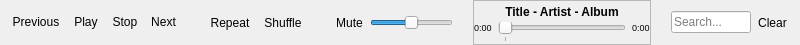
<?xml version="1.0" encoding="UTF-8"?>
<ui version="4.0">
 <class>WidgetControl</class>
 <widget class="QWidget" name="WidgetControl">
  <property name="geometry">
   <rect>
    <x>0</x>
    <y>0</y>
    <width>800</width>
    <height>45</height>
   </rect>
  </property>
  <property name="windowTitle">
   <string notr="true"/>
  </property>
  <layout class="QHBoxLayout" name="horizontalLayout" stretch="0,0,0,0,0,0,0,0,0,0,0,2,0,1,0">
   <property name="spacing">
    <number>0</number>
   </property>
   <property name="leftMargin">
    <number>6</number>
   </property>
   <property name="topMargin">
    <number>0</number>
   </property>
   <property name="rightMargin">
    <number>6</number>
   </property>
   <property name="bottomMargin">
    <number>0</number>
   </property>
   <item>
    <widget class="QToolButton" name="btnPrevious">
     <property name="minimumSize">
      <size>
       <width>32</width>
       <height>32</height>
      </size>
     </property>
     <property name="text">
      <string notr="true">Previous</string>
     </property>
     <property name="icon">
      <iconset resource="../TMediaPlayer.qrc">
       <normaloff>:/icons/previous</normaloff>:/icons/previous</iconset>
     </property>
     <property name="iconSize">
      <size>
       <width>32</width>
       <height>32</height>
      </size>
     </property>
     <property name="autoRaise">
      <bool>true</bool>
     </property>
    </widget>
   </item>
   <item>
    <widget class="QToolButton" name="btnPlay">
     <property name="minimumSize">
      <size>
       <width>40</width>
       <height>40</height>
      </size>
     </property>
     <property name="text">
      <string notr="true">Play</string>
     </property>
     <property name="icon">
      <iconset resource="../TMediaPlayer.qrc">
       <normaloff>:/icons/play</normaloff>:/icons/play</iconset>
     </property>
     <property name="iconSize">
      <size>
       <width>40</width>
       <height>40</height>
      </size>
     </property>
     <property name="autoRaise">
      <bool>true</bool>
     </property>
    </widget>
   </item>
   <item>
    <widget class="QToolButton" name="btnStop">
     <property name="minimumSize">
      <size>
       <width>32</width>
       <height>32</height>
      </size>
     </property>
     <property name="text">
      <string notr="true">Stop</string>
     </property>
     <property name="icon">
      <iconset resource="../TMediaPlayer.qrc">
       <normaloff>:/icons/stop</normaloff>:/icons/stop</iconset>
     </property>
     <property name="iconSize">
      <size>
       <width>32</width>
       <height>32</height>
      </size>
     </property>
     <property name="autoRaise">
      <bool>true</bool>
     </property>
    </widget>
   </item>
   <item>
    <widget class="QToolButton" name="btnNext">
     <property name="minimumSize">
      <size>
       <width>32</width>
       <height>32</height>
      </size>
     </property>
     <property name="text">
      <string notr="true">Next</string>
     </property>
     <property name="icon">
      <iconset resource="../TMediaPlayer.qrc">
       <normaloff>:/icons/next</normaloff>:/icons/next</iconset>
     </property>
     <property name="iconSize">
      <size>
       <width>32</width>
       <height>32</height>
      </size>
     </property>
     <property name="autoRaise">
      <bool>true</bool>
     </property>
    </widget>
   </item>
   <item>
    <spacer name="spacer1">
     <property name="orientation">
      <enum>Qt::Horizontal</enum>
     </property>
     <property name="sizeType">
      <enum>QSizePolicy::Fixed</enum>
     </property>
     <property name="sizeHint" stdset="0">
      <size>
       <width>20</width>
       <height>20</height>
      </size>
     </property>
    </spacer>
   </item>
   <item>
    <widget class="QToolButton" name="btnRepeat">
     <property name="text">
      <string notr="true">Repeat</string>
     </property>
     <property name="icon">
      <iconset resource="../TMediaPlayer.qrc">
       <normaloff>:/icons/repeat_off</normaloff>:/icons/repeat_off</iconset>
     </property>
     <property name="iconSize">
      <size>
       <width>22</width>
       <height>18</height>
      </size>
     </property>
     <property name="autoRaise">
      <bool>true</bool>
     </property>
    </widget>
   </item>
   <item>
    <widget class="QToolButton" name="btnShuffle">
     <property name="text">
      <string notr="true">Shuffle</string>
     </property>
     <property name="icon">
      <iconset resource="../TMediaPlayer.qrc">
       <normaloff>:/icons/shuffle_off</normaloff>:/icons/shuffle_off</iconset>
     </property>
     <property name="iconSize">
      <size>
       <width>22</width>
       <height>18</height>
      </size>
     </property>
     <property name="autoRaise">
      <bool>true</bool>
     </property>
    </widget>
   </item>
   <item>
    <spacer name="spacer2">
     <property name="orientation">
      <enum>Qt::Horizontal</enum>
     </property>
     <property name="sizeType">
      <enum>QSizePolicy::Fixed</enum>
     </property>
     <property name="sizeHint" stdset="0">
      <size>
       <width>20</width>
       <height>20</height>
      </size>
     </property>
    </spacer>
   </item>
   <item>
    <widget class="QToolButton" name="btnMute">
     <property name="text">
      <string notr="true">Mute</string>
     </property>
     <property name="icon">
      <iconset resource="../TMediaPlayer.qrc">
       <normaloff>:/icons/volume</normaloff>:/icons/volume</iconset>
     </property>
     <property name="autoRaise">
      <bool>true</bool>
     </property>
    </widget>
   </item>
   <item>
    <widget class="QSlider" name="sliderVolume">
     <property name="minimumSize">
      <size>
       <width>30</width>
       <height>0</height>
      </size>
     </property>
     <property name="maximumSize">
      <size>
       <width>100</width>
       <height>16777215</height>
      </size>
     </property>
     <property name="maximum">
      <number>100</number>
     </property>
     <property name="singleStep">
      <number>10</number>
     </property>
     <property name="sliderPosition">
      <number>50</number>
     </property>
     <property name="orientation">
      <enum>Qt::Horizontal</enum>
     </property>
    </widget>
   </item>
   <item>
    <spacer name="spacer3">
     <property name="orientation">
      <enum>Qt::Horizontal</enum>
     </property>
     <property name="sizeType">
      <enum>QSizePolicy::Fixed</enum>
     </property>
     <property name="sizeHint" stdset="0">
      <size>
       <width>20</width>
       <height>20</height>
      </size>
     </property>
    </spacer>
   </item>
   <item>
    <widget class="QFrame" name="frame">
     <property name="frameShape">
      <enum>QFrame::StyledPanel</enum>
     </property>
     <property name="frameShadow">
      <enum>QFrame::Raised</enum>
     </property>
     <layout class="QGridLayout" name="gridLayout">
      <property name="horizontalSpacing">
       <number>6</number>
      </property>
      <property name="verticalSpacing">
       <number>0</number>
      </property>
      <property name="margin">
       <number>0</number>
      </property>
      <item row="2" column="2">
       <widget class="QLabel" name="lblTime">
        <property name="font">
         <font>
          <pointsize>7</pointsize>
         </font>
        </property>
        <property name="text">
         <string notr="true">0:00</string>
        </property>
        <property name="alignment">
         <set>Qt::AlignLeading|Qt::AlignLeft|Qt::AlignTop</set>
        </property>
       </widget>
      </item>
      <item row="2" column="1">
       <widget class="QSlider" name="sliderPosition">
        <property name="minimumSize">
         <size>
          <width>50</width>
          <height>0</height>
         </size>
        </property>
        <property name="maximum">
         <number>1000</number>
        </property>
        <property name="singleStep">
         <number>1000</number>
        </property>
        <property name="pageStep">
         <number>10000</number>
        </property>
        <property name="orientation">
         <enum>Qt::Horizontal</enum>
        </property>
        <property name="tickPosition">
         <enum>QSlider::TicksBelow</enum>
        </property>
        <property name="tickInterval">
         <number>60000</number>
        </property>
       </widget>
      </item>
      <item row="2" column="0">
       <widget class="QLabel" name="lblPosition">
        <property name="font">
         <font>
          <pointsize>7</pointsize>
         </font>
        </property>
        <property name="text">
         <string notr="true">0:00</string>
        </property>
        <property name="alignment">
         <set>Qt::AlignLeading|Qt::AlignLeft|Qt::AlignTop</set>
        </property>
       </widget>
      </item>
      <item row="0" column="1" alignment="Qt::AlignHCenter">
       <widget class="QToolButton" name="songInfos">
        <property name="font">
         <font>
          <weight>75</weight>
          <bold>true</bold>
         </font>
        </property>
        <property name="text">
         <string notr="true">Title - Artist - Album</string>
        </property>
        <property name="toolButtonStyle">
         <enum>Qt::ToolButtonTextOnly</enum>
        </property>
        <property name="autoRaise">
         <bool>true</bool>
        </property>
       </widget>
      </item>
     </layout>
    </widget>
   </item>
   <item>
    <spacer name="spacer4">
     <property name="orientation">
      <enum>Qt::Horizontal</enum>
     </property>
     <property name="sizeType">
      <enum>QSizePolicy::Fixed</enum>
     </property>
     <property name="sizeHint" stdset="0">
      <size>
       <width>20</width>
       <height>20</height>
      </size>
     </property>
    </spacer>
   </item>
   <item>
    <widget class="QLineEdit" name="editFilter">
     <property name="minimumSize">
      <size>
       <width>80</width>
       <height>0</height>
      </size>
     </property>
     <property name="maximumSize">
      <size>
       <width>200</width>
       <height>16777215</height>
      </size>
     </property>
     <property name="maxLength">
      <number>32</number>
     </property>
     <property name="placeholderText">
      <string>Search...</string>
     </property>
    </widget>
   </item>
   <item>
    <widget class="QToolButton" name="btnClearFilter">
     <property name="text">
      <string>Clear</string>
     </property>
     <property name="icon">
      <iconset resource="../TMediaPlayer.qrc">
       <normaloff>:/icons/clear</normaloff>:/icons/clear</iconset>
     </property>
     <property name="autoRaise">
      <bool>true</bool>
     </property>
    </widget>
   </item>
  </layout>
 </widget>
 <tabstops>
  <tabstop>btnPrevious</tabstop>
  <tabstop>btnPlay</tabstop>
  <tabstop>btnStop</tabstop>
  <tabstop>btnNext</tabstop>
  <tabstop>btnRepeat</tabstop>
  <tabstop>btnShuffle</tabstop>
  <tabstop>btnMute</tabstop>
  <tabstop>sliderVolume</tabstop>
  <tabstop>sliderPosition</tabstop>
  <tabstop>songInfos</tabstop>
  <tabstop>editFilter</tabstop>
  <tabstop>btnClearFilter</tabstop>
 </tabstops>
 <resources>
  <include location="../TMediaPlayer.qrc"/>
 </resources>
 <connections>
  <connection>
   <sender>btnClearFilter</sender>
   <signal>clicked()</signal>
   <receiver>editFilter</receiver>
   <slot>clear()</slot>
   <hints>
    <hint type="sourcelabel">
     <x>779</x>
     <y>22</y>
    </hint>
    <hint type="destinationlabel">
     <x>702</x>
     <y>22</y>
    </hint>
   </hints>
  </connection>
 </connections>
</ui>
